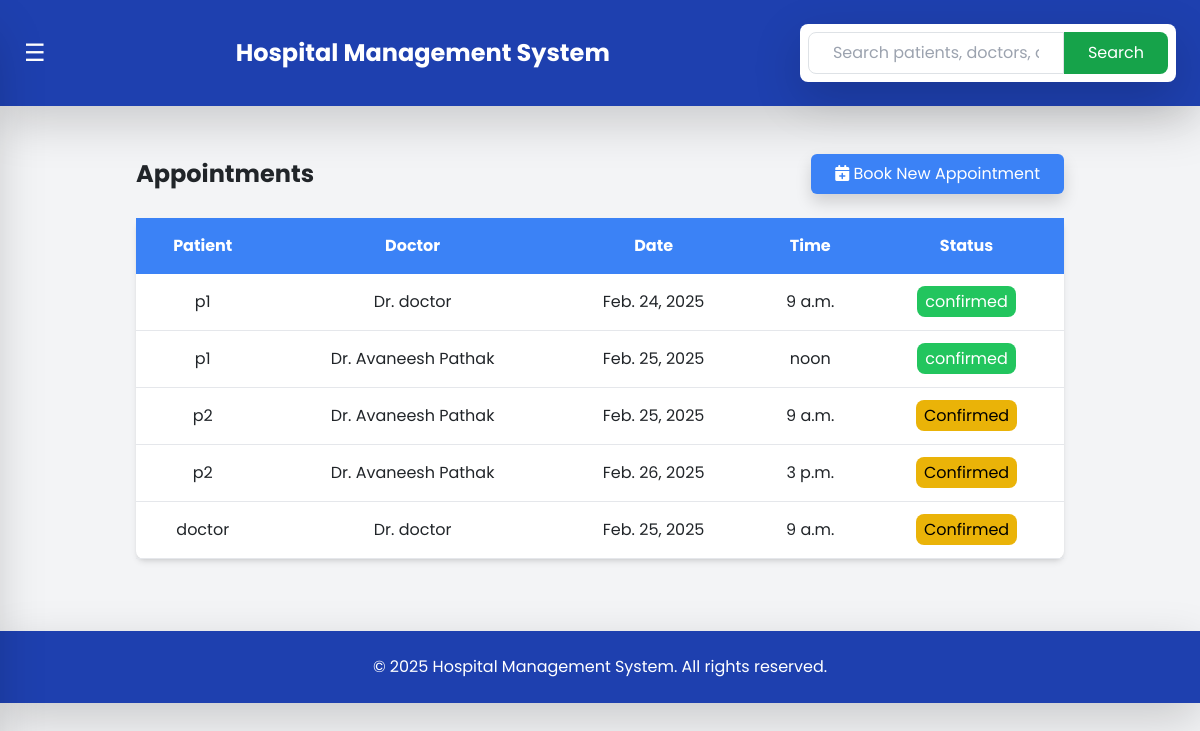
The page /appointments/ (signed in) on the database as committed earlier.
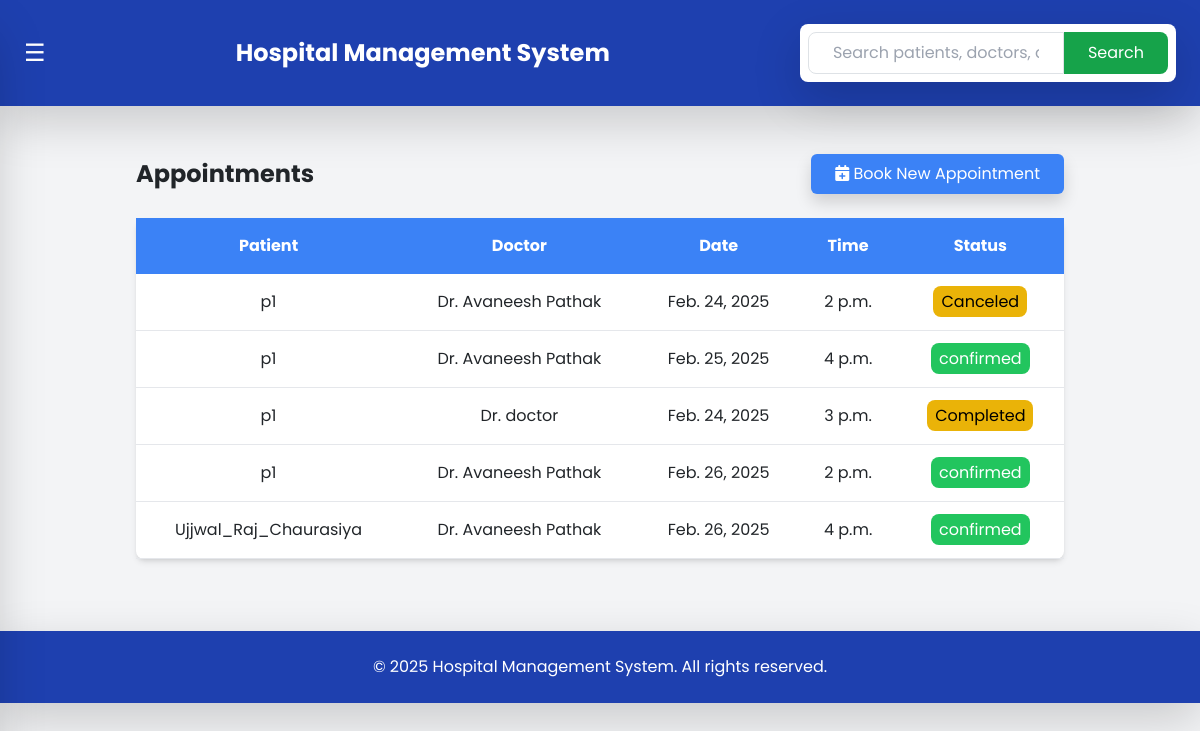
The same page on the database as committed later.
### hms/models.py (models this page shows, shortened)
class Appointment(models.Model):
    STATUS_CHOICES = [
        ('pending', 'Pending'),
        ('confirmed', 'Confirmed'),
        ('completed', 'Completed'),
        ('canceled', 'Canceled'),
    ]
    patient = models.ForeignKey(Patient, on_delete=models.CASCADE, related_name="appointments")
    doctor = models.ForeignKey(Doctor, on_delete=models.CASCADE, related_name="appointments")
    date = models.DateField()
    time = models.TimeField(blank=True, null=True)
    status = models.CharField(max_length=20, choices=STATUS_CHOICES, default='pending')
    class Meta:
        unique_together = ("doctor", "date", "patient")

class Patient(models.Model):
    patient_code = models.CharField(max_length=10, unique=True, editable=False, blank=True, null=True)
    created_at = models.DateTimeField(default=now)
    user = models.OneToOneField(CustomUser, on_delete=models.CASCADE, related_name="patient")
    date_of_birth = models.DateField(blank=True, null=True)
    contact_number = models.CharField(max_length=15, blank=True, null=True)
    address = models.TextField(blank=True, null=True)
    gender = models.CharField(max_length=10, choices=CustomUser.GENDER_CHOICES, blank=True, null=True)
    aadhar_number = models.CharField(max_length=12, unique=True, validators=[MinLengthValidator(12)], blank=True, null=True)
    blood_group = models.CharField(max_length=3, blank=True, null=True, choices=[
        ('A+', 'A+'), ('A-', 'A-'), ('B+', 'B+'), ('B-', 'B-'),
        ('O+', 'O+'), ('O-', 'O-'), ('AB+', 'AB+'), ('AB-', 'AB-')
    ])
    email = models.EmailField(unique=True, blank=True, null=True)
    guarantor_name = models.CharField(max_length=255, blank=True, null=True)
    guarantor_address = models.TextField(blank=True, null=True)
    guarantor_mobile = models.CharField(max_length=15, blank=True, null=True)
    guarantor_relationship = models.CharField(max_length=50, blank=True, null=True)
    guarantor_gender = models.CharField(max_length=10, choices=CustomUser.GENDER_CHOICES, blank=True, null=True)
    profile_picture = models.ImageField(upload_to='patient_profiles/', blank=True, null=True)

class CustomUser(AbstractUser):
    GENDER_CHOICES = (
        ('male', 'Male'),
        ('female', 'Female'),
        ('other', 'Other'),
    )
    full_name = models.CharField(max_length=255, blank=True, null=True)
    contact_number = models.CharField(max_length=15, blank=True, null=True)
    address = models.TextField(blank=True, null=True)
    gender = models.CharField(max_length=10, choices=GENDER_CHOICES, blank=True, null=True)
    groups = models.ManyToManyField(Group, related_name="customuser_groups", blank=True)
    user_permissions = models.ManyToManyField(Permission, related_name="customuser_permissions", blank=True)

class Doctor(models.Model):
    created_at = models.DateTimeField(default=now)
    user = models.OneToOneField(CustomUser, on_delete=models.CASCADE, related_name="doctor")
    specialization = models.CharField(max_length=255)
    contact_number = models.CharField(max_length=15)
    availability = models.CharField(max_length=255, default="9 AM - 5 PM")
    def __str__(self):
        return f"Dr. {self.user.full_name} - {self.specialization}"

### hms/views.py (the view)
# urls.py: path('appointments/', views.appointments, name='appointments'),
@login_required
def appointments(request):
    doctors  = Doctor.objects.all()
    appointments = Appointment.objects.all()
    print("Doctors in view:", doctors)  # Debugging line
    return render(request, 'hms/appointment_list.html', {'appointments': appointments, 'doctors': doctors })

### hms/templates/hms/appointment_list.html (shortened to what this page needs)
{% extends 'hms/base.html' %}
{% block content %}
<div class="container mx-auto p-6">
    <div class="flex justify-between items-center mb-4">
        <h2 class="text-2xl font-bold">Appointments</h2>
        <a href="{% url 'available_doctors' %}" class="bg-blue-500 text-white px-4 py-2 rounded-md shadow hover:bg-blue-600 transition">
            <i class="fas fa-calendar-plus"></i> Book New Appointment
        </a>
    </div>
    {% if appointments %}
        <table class="w-full bg-white shadow-md rounded-lg border-collapse">
            <thead>
                <tr class="bg-blue-500 text-white text-center">
                    <th class="p-3">Patient</th>
                    <th class="p-3">Doctor</th>
                    <th class="p-3">Date</th>
                    <th class="p-3">Time</th>
                    <th class="p-3">Status</th>
                </tr>
            </thead>
            <tbody id="appointments-table">
                {% for appointment in appointments %}
                <tr class="border-b text-center">
                    <td class="p-3">{{ appointment.patient.user.full_name }}</td>
                    <td class="p-3">Dr. {{ appointment.doctor.user.full_name }}</td>
                    <td class="p-3">{{ appointment.date }}</td>
                    <td class="p-3">{{ appointment.time }}</td>
                    <td class="p-3">
                        <span class="px-2 py-1 rounded-lg {% if appointment.status == 'confirmed' %}bg-green-500 text-white{% else %}bg-yellow-500 text-black{% endif %}">
                            {{ appointment.status }}
                        </span>
                    </td>
                </tr>
                {% endfor %}
            </tbody>
        </table>
    {% else %}
        <p class="text-gray-600">No appointments found.</p>
    {% endif %}
</div>
{% endblock %}

Rows that differ between the two databases and show on the page:
removed Appointment: patient.user.full_name "p1", doctor.user.full_name "doctor", date "Feb. 24, 2025", time "9 a.m.", status "confirmed"
removed Appointment: patient.user.full_name "p1", doctor.user.full_name "Avaneesh Pathak", date "Feb. 25, 2025", time "noon", status "confirmed"
removed Appointment: patient.user.full_name "p2", doctor.user.full_name "Avaneesh Pathak", date "Feb. 25, 2025", time "9 a.m.", status "Confirmed"
removed Appointment: patient.user.full_name "p2", doctor.user.full_name "Avaneesh Pathak", date "Feb. 26, 2025", time "3 p.m.", status "Confirmed"
removed Appointment: patient.user.full_name "doctor", doctor.user.full_name "doctor", date "Feb. 25, 2025", time "9 a.m.", status "Confirmed"
added Appointment: patient.user.full_name "p1", doctor.user.full_name "Avaneesh Pathak", date "Feb. 24, 2025", time "2 p.m.", status "Canceled"
added Appointment: patient.user.full_name "p1", doctor.user.full_name "Avaneesh Pathak", date "Feb. 25, 2025", time "4 p.m.", status "confirmed"
added Appointment: patient.user.full_name "p1", doctor.user.full_name "doctor", date "Feb. 24, 2025", time "3 p.m.", status "Completed"
added Appointment: patient.user.full_name "p1", doctor.user.full_name "Avaneesh Pathak", date "Feb. 26, 2025", time "2 p.m.", status "confirmed"
added Appointment: patient.user.full_name "Ujjwal_Raj_Chaurasiya", doctor.user.full_name "Avaneesh Pathak", date "Feb. 26, 2025", time "4 p.m.", status "confirmed"
